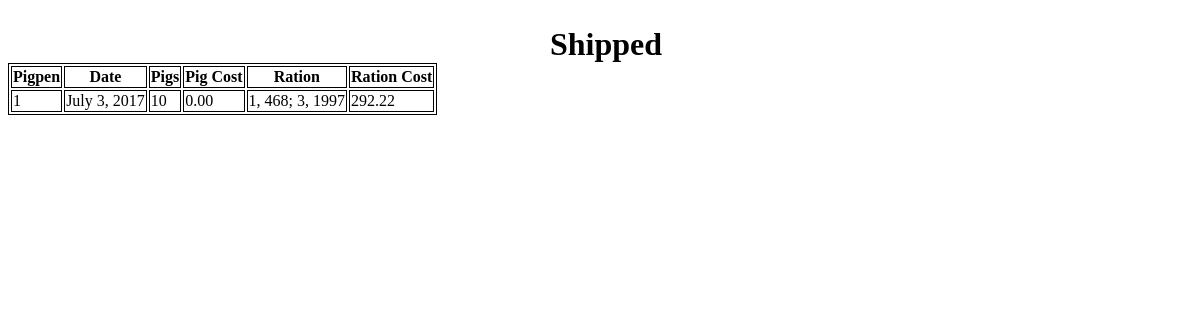
Before: /pigs/Shipped/ (signed in) with the older database file.
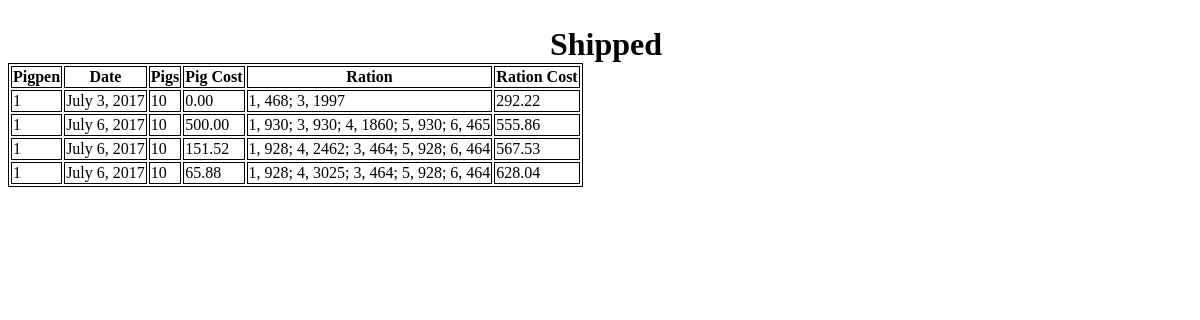
After: the same page with the newer database file.
### pigs/models.py (models this page shows)
class Shipped(models.Model):
    pigpen = models.PositiveIntegerField()
    pigs = models.PositiveIntegerField()
    pig_cost = models.DecimalField(max_digits=6, decimal_places=2)
    ration_amount = models.CharField(max_length=500)
    pig_ration_cost = models.DecimalField(max_digits=6,decimal_places=2)
    shipped_date = models.DateTimeField(auto_now_add=True)
    notes = models.CharField(max_length=300,blank=True,null=True)

### pigs/views.py (the view)
class shippedpigs(LoginRequiredMixin,generic.ListView):
    model = Shipped
    template_name = 'pigs/shipped.html'

### pigs/templates/pigs/shipped.html (shortened to what this page needs)
﻿<!DOCTYPE html>
{% load static %}
<link rel="stylesheet" type="text/css" href="{% static 'pigs/Generalstyles.css' %}" />
<html lang="en" xmlns="http://www.w3.org/1999/xhtml">
<head>
</head>
<body>
    <div class="headerwitharrow">
      <h1>Shipped</h1>
        </div>
        <table class="border sortable">
                <tr>
                    <th>Pigpen</th>
                    <th>Date</th>
                    <th>Pigs</th>
                    <th>Pig Cost</th>
                    <th>Ration</th>
                    <th>Ration Cost</th>
                </tr>
                 {% for pig in object_list %}
            <tr>
                <td>{{pig.pigpen}}</td>
                <td>{{pig.shipped_date|date}}</td>
                <td>{{pig.pigs}}</td>
                <td>{{pig.pig_cost}}</td>
                <td>{{pig.ration_amount}}</td>
                <td>{{pig.pig_ration_cost}}</td>
            </tr>
                {%endfor%}
        </table>
</body>
</html>

Changed rows visible on the page:
added Shipped: pigpen "1", shipped_date "July 6, 2017", pigs "10", pig_cost "500.00", ration_amount "1, 930; 3, 930; 4, 1860; 5, 930; 6, 465", pig_ration_cost "555.86"
added Shipped: pigpen "1", shipped_date "July 6, 2017", pigs "10", pig_cost "151.52", ration_amount "1, 928; 4, 2462; 3, 464; 5, 928; 6, 464", pig_ration_cost "567.53"
added Shipped: pigpen "1", shipped_date "July 6, 2017", pigs "10", pig_cost "65.88", ration_amount "1, 928; 4, 3025; 3, 464; 5, 928; 6, 464", pig_ration_cost "628.04"
